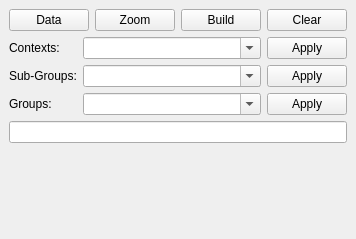
<?xml version="1.0" encoding="UTF-8"?>
<ui version="4.0">
 <class>FilterDock</class>
 <widget class="QgsDockWidget" name="filterDock">
  <property name="geometry">
   <rect>
    <x>0</x>
    <y>0</y>
    <width>321</width>
    <height>239</height>
   </rect>
  </property>
  <property name="windowTitle">
   <string>Filter Ark Layers</string>
  </property>
  <widget class="QWidget" name="arkFilterDockContents">
   <layout class="QVBoxLayout" name="verticalLayout">
    <item>
     <layout class="QHBoxLayout" name="horizontalLayout">
      <item>
       <widget class="QPushButton" name="loadDataButton">
        <property name="text">
         <string>Data</string>
        </property>
       </widget>
      </item>
      <item>
       <widget class="QPushButton" name="zoomButton">
        <property name="text">
         <string>Zoom</string>
        </property>
       </widget>
      </item>
      <item>
       <widget class="QPushButton" name="buildFilterButton">
        <property name="text">
         <string>Build</string>
        </property>
       </widget>
      </item>
      <item>
       <widget class="QPushButton" name="clearFilterButton">
        <property name="text">
         <string>Clear</string>
        </property>
       </widget>
      </item>
     </layout>
    </item>
    <item>
     <layout class="QGridLayout" name="gridLayout">
      <item row="1" column="0">
       <widget class="QLabel" name="subGroupFilterLabel">
        <property name="text">
         <string>Sub-Groups:</string>
        </property>
        <property name="buddy">
         <cstring>subGroupFilterCombo</cstring>
        </property>
       </widget>
      </item>
      <item row="2" column="1">
       <widget class="QComboBox" name="groupFilterCombo">
        <property name="sizePolicy">
         <sizepolicy hsizetype="Expanding" vsizetype="Fixed">
          <horstretch>0</horstretch>
          <verstretch>0</verstretch>
         </sizepolicy>
        </property>
        <property name="editable">
         <bool>true</bool>
        </property>
       </widget>
      </item>
      <item row="2" column="2">
       <widget class="QPushButton" name="groupFilterButton">
        <property name="text">
         <string>Apply</string>
        </property>
       </widget>
      </item>
      <item row="0" column="1">
       <widget class="QComboBox" name="contextFilterCombo">
        <property name="sizePolicy">
         <sizepolicy hsizetype="Expanding" vsizetype="Fixed">
          <horstretch>0</horstretch>
          <verstretch>0</verstretch>
         </sizepolicy>
        </property>
        <property name="editable">
         <bool>true</bool>
        </property>
       </widget>
      </item>
      <item row="2" column="0">
       <widget class="QLabel" name="groupFilterLabel">
        <property name="text">
         <string>Groups:</string>
        </property>
        <property name="buddy">
         <cstring>groupFilterCombo</cstring>
        </property>
       </widget>
      </item>
      <item row="1" column="1">
       <widget class="QComboBox" name="subGroupFilterCombo">
        <property name="sizePolicy">
         <sizepolicy hsizetype="Expanding" vsizetype="Fixed">
          <horstretch>0</horstretch>
          <verstretch>0</verstretch>
         </sizepolicy>
        </property>
        <property name="editable">
         <bool>true</bool>
        </property>
       </widget>
      </item>
      <item row="0" column="0">
       <widget class="QLabel" name="contextFilterLabel">
        <property name="text">
         <string>Contexts:</string>
        </property>
        <property name="buddy">
         <cstring>contextFilterCombo</cstring>
        </property>
       </widget>
      </item>
      <item row="1" column="2">
       <widget class="QPushButton" name="subGroupFilterButton">
        <property name="text">
         <string>Apply</string>
        </property>
       </widget>
      </item>
      <item row="0" column="2">
       <widget class="QPushButton" name="contextFilterButton">
        <property name="text">
         <string>Apply</string>
        </property>
       </widget>
      </item>
     </layout>
    </item>
    <item>
     <widget class="QLineEdit" name="filterEdit">
      <property name="readOnly">
       <bool>true</bool>
      </property>
     </widget>
    </item>
    <item>
     <spacer name="verticalSpacer">
      <property name="orientation">
       <enum>Qt::Vertical</enum>
      </property>
      <property name="sizeHint" stdset="0">
       <size>
        <width>20</width>
        <height>7</height>
       </size>
      </property>
     </spacer>
    </item>
   </layout>
   <zorder>verticalSpacer</zorder>
   <zorder></zorder>
   <zorder>filterEdit</zorder>
  </widget>
 </widget>
 <customwidgets>
  <customwidget>
   <class>QgsDockWidget</class>
   <extends>QDockWidget</extends>
   <header>..core.dock.h</header>
   <container>1</container>
  </customwidget>
 </customwidgets>
 <resources/>
 <connections/>
</ui>
